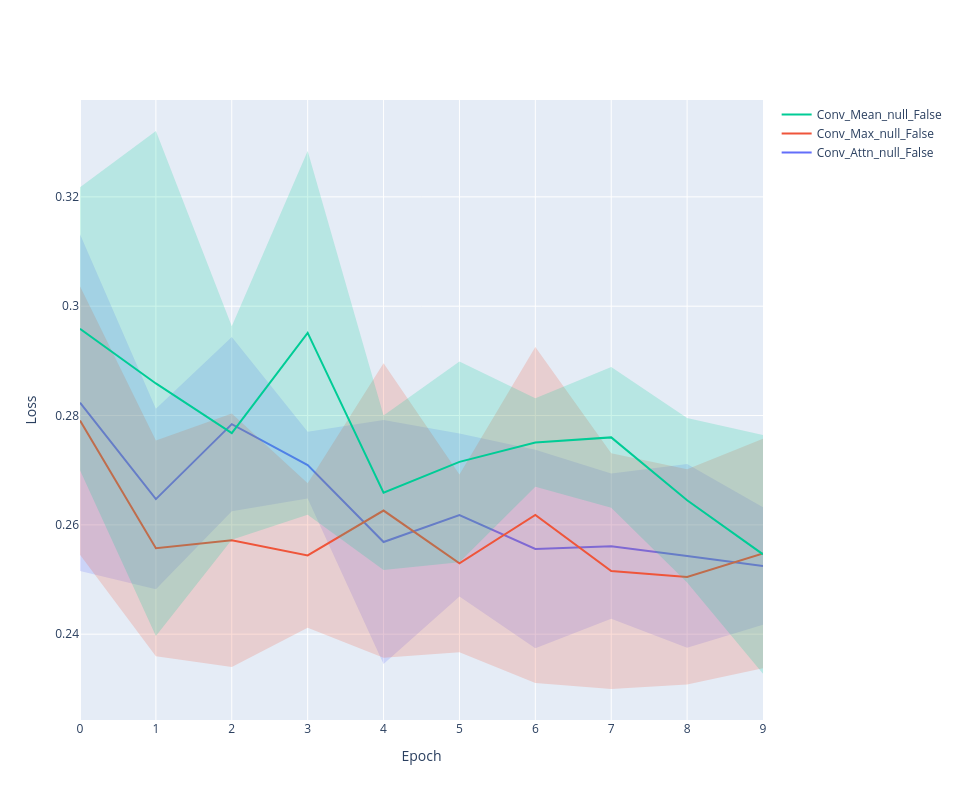

Notebook code cell kept with this figure:
### Code cell
line_plot(history, 'loss')

### Figure 1 — Plotly figure (JSON) as saved in the notebook; plotly's stock layout.template omitted (floating-point values rounded to 4 significant figures)
{"data": [{"line": {"color": "#636EFA"}, "mode": "lines", "name": "Conv_Attn_null_False", "type": "scatter", "x": [0, 1, 2, 3, 4, 5, 6, 7, 8, 9], "y": [0.2824, 0.2647, 0.2784, 0.2709, 0.2569, 0.2618, 0.2556, 0.2561, 0.2543, 0.2525]}, {"line": {"width": 0}, "marker": {"color": "#444"}, "mode": "lines", "showlegend": false, "type": "scatter", "x": [0, 1, 2, 3, 4, 5, 6, 7, 8, 9], "y": [0.3132, 0.2812, 0.2944, 0.277, 0.2792, 0.2767, 0.2737, 0.2694, 0.2711, 0.2632]}, {"fill": "tonexty", "fillcolor": "rgba(99, 110, 250,0.2)", "line": {"width": 0}, "marker": {"color": "#444"}, "mode": "lines", "showlegend": false, "type": "scatter", "x": [0, 1, 2, 3, 4, 5, 6, 7, 8, 9], "y": [0.2515, 0.2482, 0.2625, 0.2648, 0.2345, 0.2469, 0.2374, 0.2428, 0.2375, 0.2417]}, {"line": {"color": "#EF553B"}, "mode": "lines", "name": "Conv_Max_null_False", "type": "scatter", "x": [0, 1, 2, 3, 4, 5, 6, 7, 8, 9], "y": [0.2791, 0.2557, 0.2572, 0.2544, 0.2626, 0.2529, 0.2618, 0.2515, 0.2505, 0.2548]}, {"line": {"width": 0}, "marker": {"color": "#444"}, "mode": "lines", "showlegend": false, "type": "scatter", "x": [0, 1, 2, 3, 4, 5, 6, 7, 8, 9], "y": [0.3036, 0.2754, 0.2804, 0.2676, 0.2895, 0.2692, 0.2925, 0.2731, 0.2702, 0.2758]}, {"fill": "tonexty", "fillcolor": "rgba(239, 85, 59,0.2)", "line": {"width": 0}, "marker": {"color": "#444"}, "mode": "lines", "showlegend": false, "type": "scatter", "x": [0, 1, 2, 3, 4, 5, 6, 7, 8, 9], "y": [0.2545, 0.236, 0.234, 0.2412, 0.2357, 0.2367, 0.2311, 0.23, 0.2308, 0.2338]}, {"line": {"color": "#00CC96"}, "mode": "lines", "name": "Conv_Mean_null_False", "type": "scatter", "x": [0, 1, 2, 3, 4, 5, 6, 7, 8, 9], "y": [0.2959, 0.2859, 0.2768, 0.2951, 0.2659, 0.2715, 0.2751, 0.276, 0.2645, 0.2546]}, {"line": {"width": 0}, "marker": {"color": "#444"}, "mode": "lines", "showlegend": false, "type": "scatter", "x": [0, 1, 2, 3, 4, 5, 6, 7, 8, 9], "y": [0.3218, 0.332, 0.2963, 0.3284, 0.28, 0.2899, 0.2831, 0.2889, 0.2795, 0.2764]}, {"fill": "tonexty", "fillcolor": "rgba(0, 204, 150,0.2)", "line": {"width": 0}, "marker": {"color": "#444"}, "mode": "lines", "showlegend": false, "type": "scatter", "x": [0, 1, 2, 3, 4, 5, 6, 7, 8, 9], "y": [0.27, 0.2397, 0.2573, 0.2618, 0.2517, 0.2532, 0.267, 0.2631, 0.2495, 0.2328]}], "layout": {"height": 800, "width": 960, "xaxis": {"title": {"text": "Epoch"}}, "yaxis": {"title": {"text": "Loss"}}}}
